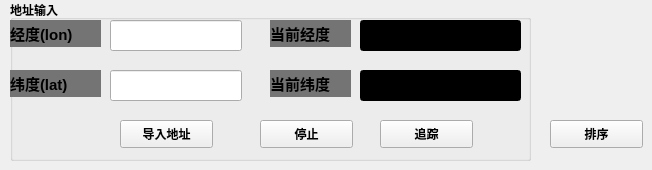
    <widget class="QWidget" name="tab_3">
     <attribute name="title">
      <string>telescope3</string>
     </attribute>
     <widget class="QGroupBox" name="groupBox_5">
      <property name="geometry">
       <rect>
        <x>10</x>
        <y>0</y>
        <width>521</width>
        <height>161</height>
       </rect>
      </property>
      <property name="sizePolicy">
       <sizepolicy hsizetype="Expanding" vsizetype="Fixed">
        <horstretch>0</horstretch>
        <verstretch>0</verstretch>
       </sizepolicy>
      </property>
      <property name="font">
       <font>
        <weight>75</weight>
        <bold>true</bold>
       </font>
      </property>
      <property name="title">
       <string>地址输入</string>
      </property>
      <widget class="QLineEdit" name="lineEdit_14">
       <property name="geometry">
        <rect>
         <x>100</x>
         <y>20</y>
         <width>132</width>
         <height>31</height>
        </rect>
       </property>
       <property name="text">
        <string/>
       </property>
      </widget>
      <widget class="QLineEdit" name="lineEdit_15">
       <property name="geometry">
        <rect>
         <x>100</x>
         <y>70</y>
         <width>132</width>
         <height>31</height>
        </rect>
       </property>
       <property name="text">
        <string/>
       </property>
      </widget>
      <widget class="QLabel" name="label_18">
       <property name="geometry">
        <rect>
         <x>0</x>
         <y>20</y>
         <width>91</width>
         <height>27</height>
        </rect>
       </property>
       <property name="sizePolicy">
        <sizepolicy hsizetype="Preferred" vsizetype="Preferred">
         <horstretch>1</horstretch>
         <verstretch>0</verstretch>
        </sizepolicy>
       </property>
       <property name="font">
        <font>
         <pointsize>11</pointsize>
         <weight>75</weight>
         <bold>true</bold>
        </font>
       </property>
       <property name="styleSheet">
        <string notr="true">background-color: rgb(116, 116, 116);
</string>
       </property>
       <property name="text">
        <string>经度(lon)</string>
       </property>
      </widget>
      <widget class="QLabel" name="label_19">
       <property name="geometry">
        <rect>
         <x>0</x>
         <y>70</y>
         <width>91</width>
         <height>27</height>
        </rect>
       </property>
       <property name="sizePolicy">
        <sizepolicy hsizetype="Preferred" vsizetype="Preferred">
         <horstretch>1</horstretch>
         <verstretch>0</verstretch>
        </sizepolicy>
       </property>
       <property name="font">
        <font>
         <pointsize>11</pointsize>
         <weight>75</weight>
         <bold>true</bold>
        </font>
       </property>
       <property name="styleSheet">
        <string notr="true">background-color: rgb(116, 116, 116);
</string>
       </property>
       <property name="text">
        <string>纬度(lat)</string>
       </property>
      </widget>
      <widget class="QPushButton" name="pb_load_sourceFile_import_3">
       <property name="geometry">
        <rect>
         <x>110</x>
         <y>120</y>
         <width>93</width>
         <height>28</height>
        </rect>
       </property>
       <property name="font">
        <font>
         <weight>75</weight>
         <bold>true</bold>
        </font>
       </property>
       <property name="text">
        <string>导入地址</string>
       </property>
      </widget>
      <widget class="QLineEdit" name="lineEdit_16">
       <property name="geometry">
        <rect>
         <x>350</x>
         <y>20</y>
         <width>161</width>
         <height>31</height>
        </rect>
       </property>
       <property name="font">
        <font>
         <pointsize>12</pointsize>
         <weight>75</weight>
         <bold>true</bold>
        </font>
       </property>
       <property name="styleSheet">
        <string notr="true">color: rgb(0, 170, 0);
background-color: rgb(0, 0, 0);</string>
       </property>
      </widget>
      <widget class="QLineEdit" name="lineEdit_17">
       <property name="geometry">
        <rect>
         <x>350</x>
         <y>70</y>
         <width>161</width>
         <height>31</height>
        </rect>
       </property>
       <property name="font">
        <font>
         <pointsize>12</pointsize>
         <weight>75</weight>
         <bold>true</bold>
        </font>
       </property>
       <property name="styleSheet">
        <string notr="true">color: rgb(0, 170, 0);
background-color: rgb(0, 0, 0);</string>
       </property>
      </widget>
      <widget class="QLabel" name="label_20">
       <property name="geometry">
        <rect>
         <x>260</x>
         <y>20</y>
         <width>81</width>
         <height>27</height>
        </rect>
       </property>
       <property name="sizePolicy">
        <sizepolicy hsizetype="Preferred" vsizetype="Preferred">
         <horstretch>1</horstretch>
         <verstretch>0</verstretch>
        </sizepolicy>
       </property>
       <property name="font">
        <font>
         <pointsize>11</pointsize>
         <weight>75</weight>
         <bold>true</bold>
        </font>
       </property>
       <property name="styleSheet">
        <string notr="true">background-color: rgb(116, 116, 116);
</string>
       </property>
       <property name="text">
        <string>当前经度</string>
       </property>
      </widget>
      <widget class="QLabel" name="label_21">
       <property name="geometry">
        <rect>
         <x>260</x>
         <y>70</y>
         <width>81</width>
         <height>27</height>
        </rect>
       </property>
       <property name="sizePolicy">
        <sizepolicy hsizetype="Preferred" vsizetype="Preferred">
         <horstretch>1</horstretch>
         <verstretch>0</verstretch>
        </sizepolicy>
       </property>
       <property name="font">
        <font>
         <pointsize>11</pointsize>
         <weight>75</weight>
         <bold>true</bold>
        </font>
       </property>
       <property name="styleSheet">
        <string notr="true">background-color: rgb(116, 116, 116);
</string>
       </property>
       <property name="text">
        <string>当前纬度</string>
       </property>
      </widget>
     </widget>
     <widget class="QPushButton" name="track_3">
      <property name="geometry">
       <rect>
        <x>380</x>
        <y>120</y>
        <width>93</width>
        <height>28</height>
       </rect>
      </property>
      <property name="font">
       <font>
        <weight>75</weight>
        <bold>true</bold>
       </font>
      </property>
      <property name="text">
       <string>追踪</string>
      </property>
     </widget>
     <widget class="QPushButton" name="stop_3">
      <property name="geometry">
       <rect>
        <x>260</x>
        <y>120</y>
        <width>93</width>
        <height>28</height>
       </rect>
      </property>
      <property name="font">
       <font>
        <weight>75</weight>
        <bold>true</bold>
       </font>
      </property>
      <property name="text">
       <string>停止</string>
      </property>
     </widget>
     <widget class="QPushButton" name="sort_3">
      <property name="geometry">
       <rect>
        <x>550</x>
        <y>120</y>
        <width>93</width>
        <height>28</height>
       </rect>
      </property>
      <property name="font">
       <font>
        <weight>75</weight>
        <bold>true</bold>
       </font>
      </property>
      <property name="text">
       <string>排序</string>
      </property>
     </widget>
    </widget>
